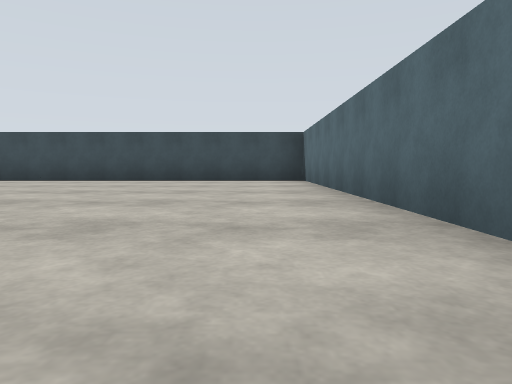
view 1 (above)

24 first-person views from a walk through a Gazebo world. The camera is 0.72 m above the floor, tilts 4° down and sees 70° across. The floor is counted in squares, 2.5 m on a side. Each view is taken from the middle of a square. On the plan, view 1 faces up. The plan holds only what a view shows up to about 9 squares ahead; the rest is blank. The place goes on beyond the plan. Gazebo's built-in surfaces are drawn with simple patterns.

view 2
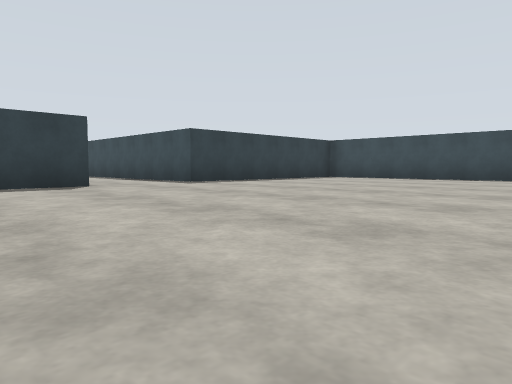

view 3
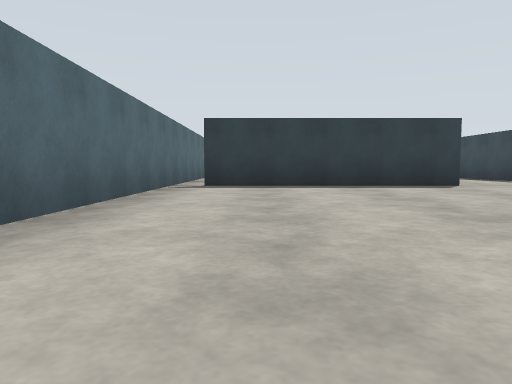

view 4
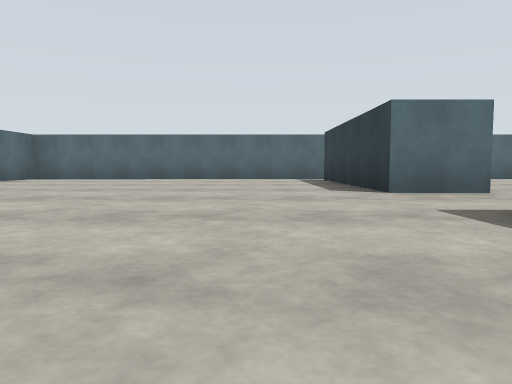

view 5
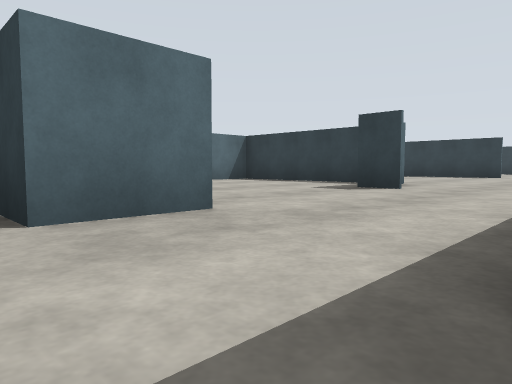

view 6
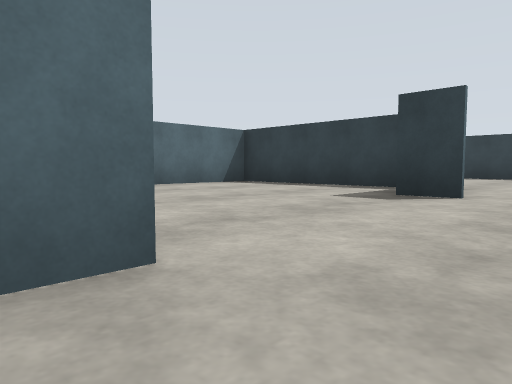

view 7
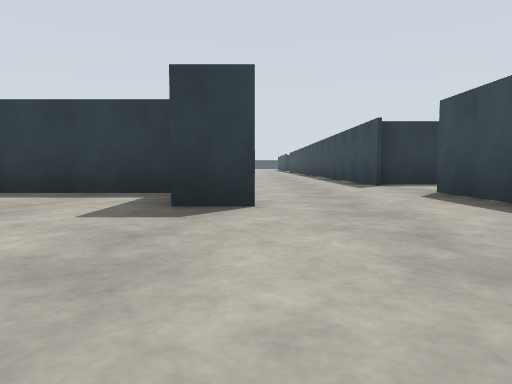

view 8
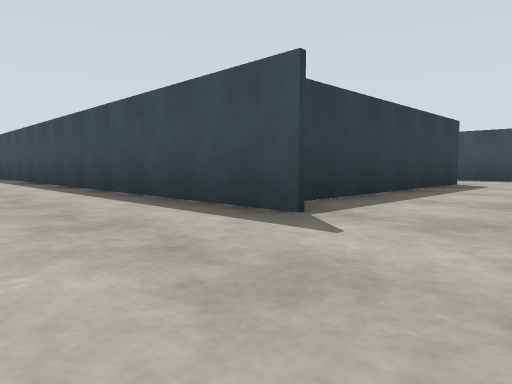

view 9
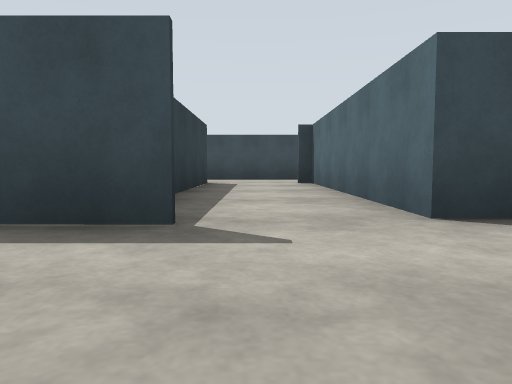

view 10
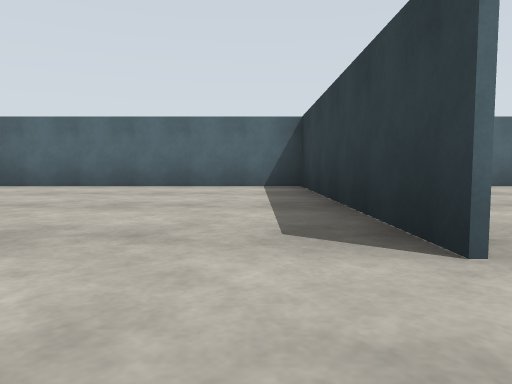

view 11
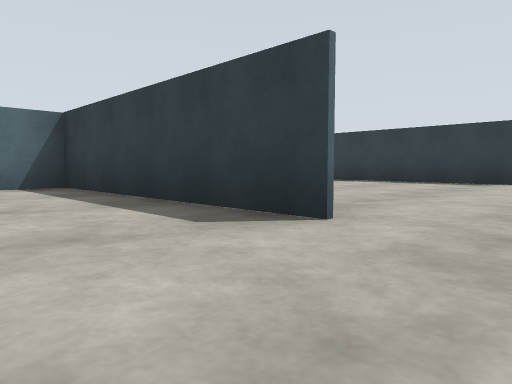

view 12
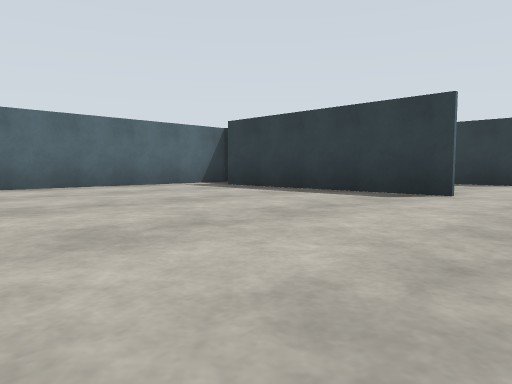

view 13
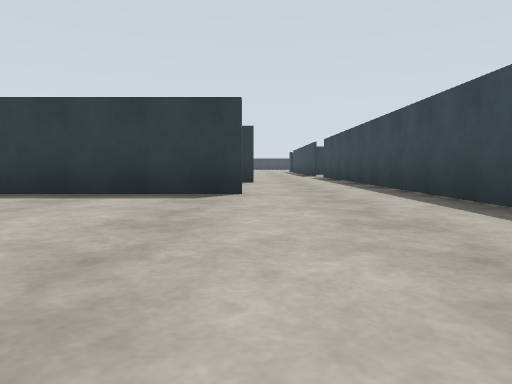

view 14
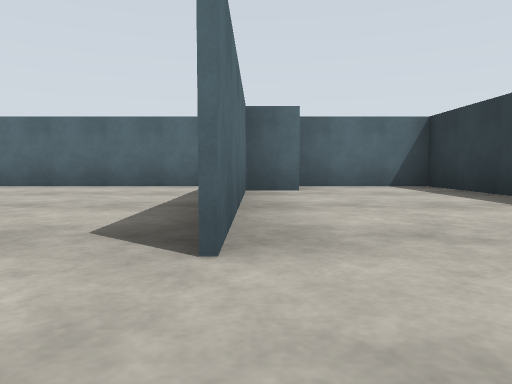

view 15
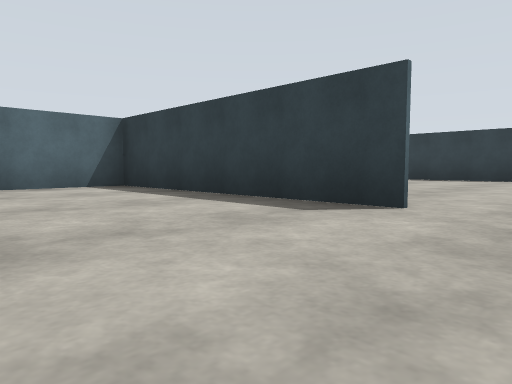

view 16
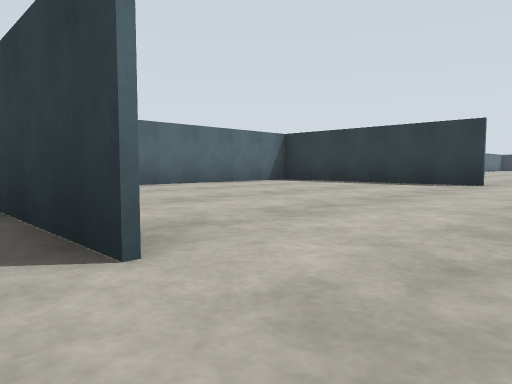

view 17
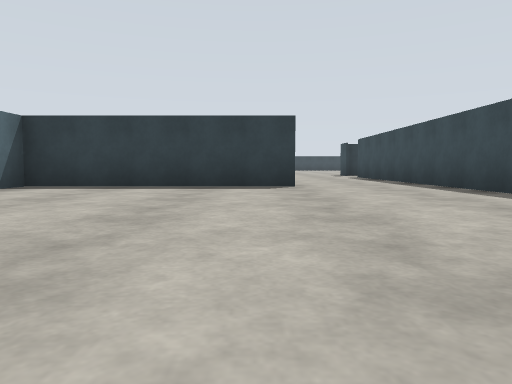

view 18
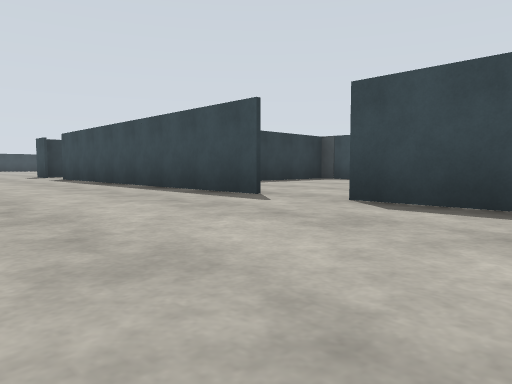

view 19
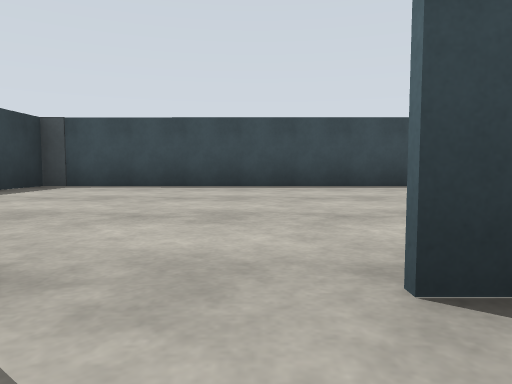

view 20
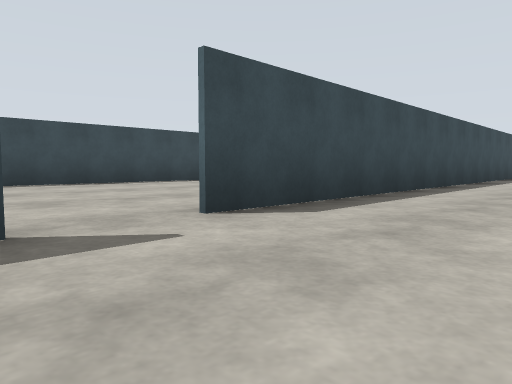

view 21
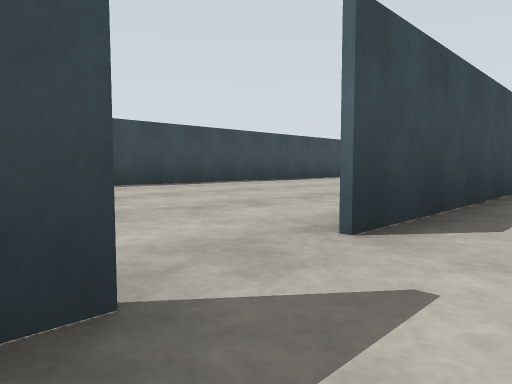

view 22
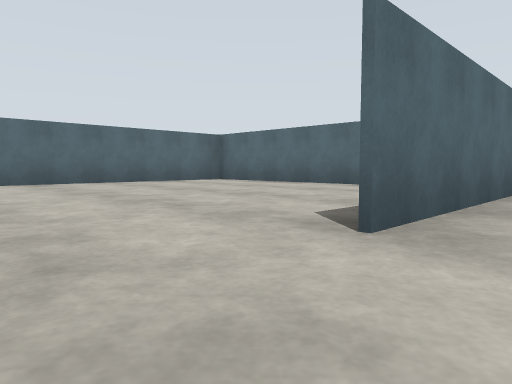

view 23
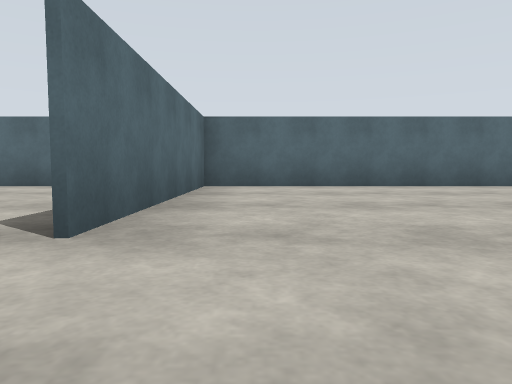

view 24
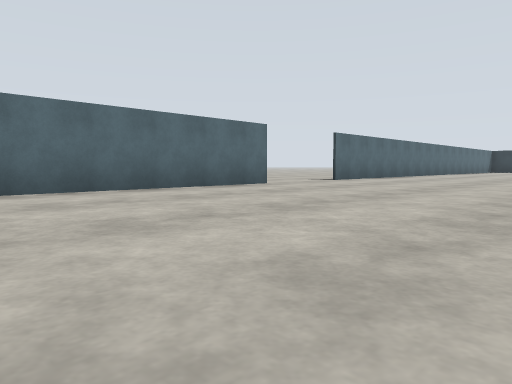

### Floor plan
Points are (right, up) in squares from view 1. A wall is a line through its corners. A room is listed if a view was taken in it or the views show most of it. See-through windows are left out.
Room 1 (views 1, 2, 3, 4, 5)
walls: (1, 1.4) (1, 7.6) (-5.4, 7.6); (-5.4, 1) (-5.4, -2.9); (-5.7, 6.1) (-5.7, 3); (-5, -3.3) (1, -3.3) (1, -2.1)
ways out: opening at (-6, 2) to room 2
Room 2 (views 6, 7, 8)
walls: (-6.6, 1) (-5.4, 1); (-9.6, 1) (-9.6, 0.4); (-11, 0.1) (-11, -3.4); (-5.7, 3) (-11, 3); (-11, -3.3) (-5, -3.3)
ways out: opening at (-6, 2) to room 1; opening at (-10.5, 1.5) to room 3
Room 3 (views 9, 10, 11)
walls: (-12.4, 2.8) (-16.6, 2.8); (-15.7, 1) (-15.7, -3.3) (-11, -3.3); (-11, 3) (-11, 7.4); (-12.8, 7.5) (-12.8, 3)
ways out: opening at (-10.5, 1.5) to room 2; opening at (-16, 1.5) to room 4; opening at (-12, 7)
Room 4 (views 12, 13)
walls: (-20.8, 0.9) (-20.8, -2.5); (-16.6, 2.8) (-20.6, 2.8); (-20.9, -3.3) (-17.2, -3.3)
ways out: opening at (-16, 1.5) to room 3; opening at (-21, 1.5) to room 5
Room 5 (views 14, 15, 16)
walls: (-23.5, 1) (-23.5, -3.4); (-20.6, 2.8) (-23.6, 2.8); (-20.9, -2.4) (-20.9, 0.9); (-22.9, -3.3) (-20.9, -3.3)
ways out: opening at (-21, 1.5) to room 4; opening at (-23, 1.5) to room 6
Room 6 (views 17, 18, 19, 20, 21)
walls: (-27.6, 2.8) (-29.6, 2.8); (-29.2, 0.6) (-29.2, -3.4); (-23.6, 2.8) (-26.8, 2.8); (-23.5, -3.4) (-23.5, 0.9); (-28.9, -3.3) (-22.9, -3.3)
ways out: opening at (-23, 1.5) to room 5; opening at (-29, 1.5) to room 7; opening at (-27, 3)
Room 7 (views 22, 23, 24)
walls: (-34.6, -3.3) (-28.9, -3.3); (-38.5, -3.3) (-36.6, -3.3); (-29.6, 2.8) (-33.8, 2.8); (-29.3, -3.4) (-29.3, 0.6)
ways out: opening at (-29, 1.5) to room 6; opening at (-35.5, -3); opening at (-34.5, 3)

Positions as (right, up) in squares from view 1, and headings:
1: (0, 0), facing up
2: (0, -1), facing up-left
3: (0, -2), facing left
4: (-4, 5), facing down
5: (-5, 3), facing down-left
6: (-6, 2), facing down-left
7: (-7, 1), facing left
8: (-11, 1), facing up-left
9: (-12, 1), facing up
10: (-15, 2), facing down
11: (-14, 2), facing down-left
12: (-17, 2), facing down-left
13: (-17, 1), facing left
14: (-21, 2), facing down
15: (-21, 2), facing down-left
16: (-23, 2), facing down-left
17: (-24, 0), facing left
18: (-25, 0), facing up-left
19: (-27, 2), facing up
20: (-28, 1), facing up-right
21: (-28, 2), facing up-right
22: (-30, 2), facing down-right
23: (-30, 2), facing down
24: (-30, 1), facing down-left
